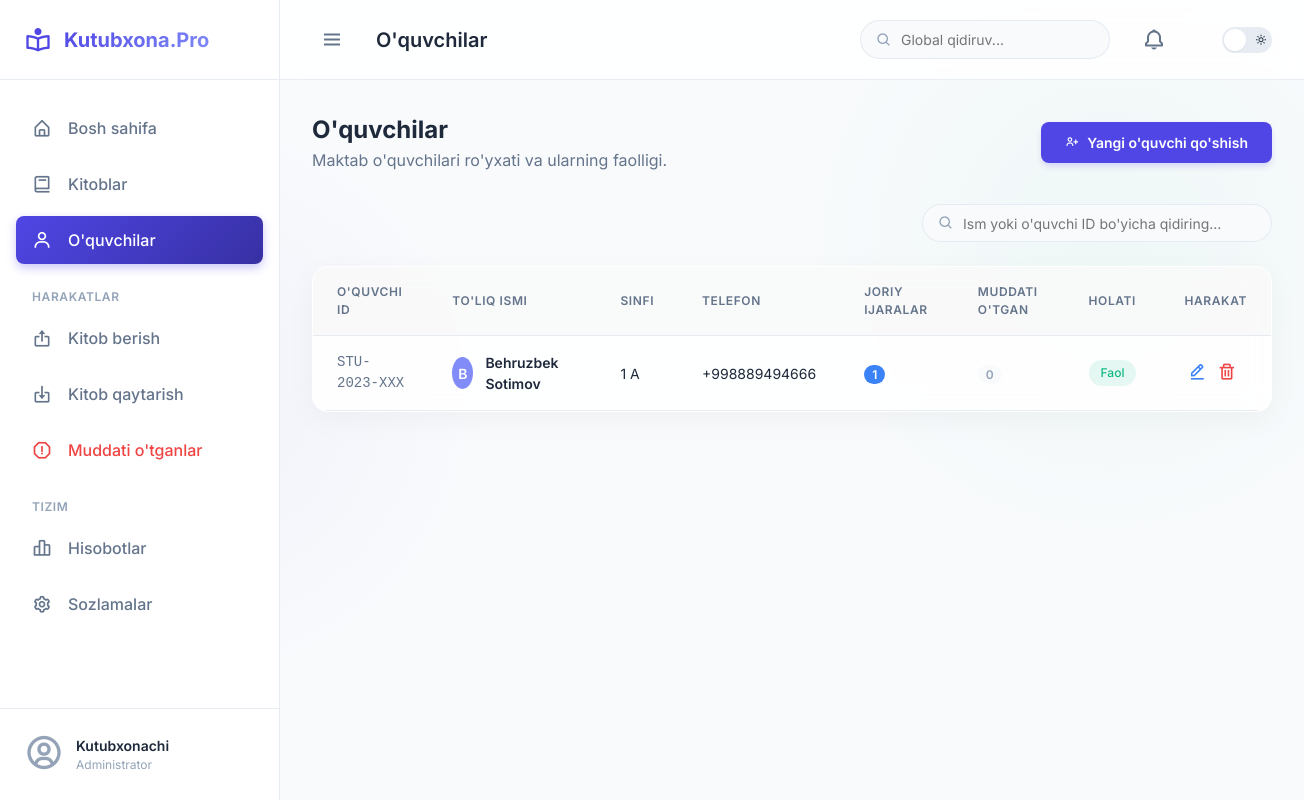
/students, run on the app's committed database.
### tables this page shows
CREATE TABLE students (
            id INTEGER PRIMARY KEY AUTOINCREMENT,
            student_id TEXT UNIQUE NOT NULL,
            full_name TEXT NOT NULL,
            grade_level TEXT NOT NULL,
            parent_phone TEXT,
            status TEXT DEFAULT 'Faol'
        );

### app.py (the view, shortened to what this page needs)
@app.route('/students', methods=['GET', 'POST'])
def students():
    conn = database.get_db_connection()
    c = conn.cursor()
    c.execute('SELECT * FROM students ORDER BY id DESC')
    all_students = c.fetchall()
    today_str = datetime.now().strftime('%Y-%m-%d')
    students_data = []
    for s in all_students:
        s_dict = dict(s)
        c.execute('SELECT COUNT(*) FROM loans WHERE student_id = ? AND status = "Faol" AND return_date IS NULL', (s['id'],))
        res1 = c.fetchone()
        s_dict['active_loans'] = res1[0] if res1 else 0
        c.execute('SELECT COUNT(*) FROM loans WHERE student_id = ? AND status = "Faol" AND due_date < ? AND return_date IS NULL', (s['id'], today_str))
        res2 = c.fetchone()
        s_dict['overdue_loans'] = res2[0] if res2 else 0
        students_data.append(s_dict)
    conn.close()
    return render_template('students.html', title="O'quvchilar", students=students_data)

### app.py (called while the page is built)
@app.before_request
def setup_database_on_request():
    try:
        database.init_db()
    except Exception as e:
        print(f"Serverless DB Init Error: {e}")

### database.py (called while the page is built)
def get_db_connection():
    conn = sqlite3.connect(DB_PATH)
    conn.row_factory = sqlite3.Row
    return conn

### templates/students.html (shortened to what this page needs)
{% extends 'base.html' %}
{% block content %}
<div style="display: flex; justify-content: space-between; align-items: center; margin-bottom: 2rem;">
    <div>
        <h2 style="font-size: 1.5rem; font-weight: 700;">O'quvchilar</h2>
        <p style="color: var(--text-secondary);">Maktab o'quvchilari ro'yxati va ularning faolligi.</p>
    </div>
    <button class="add-btn" onclick="openModal('addStudentModal')" style="padding: 0.75rem 1.5rem; background: var(--primary-color); color: white; border: none; border-radius: var(--radius-md); font-family: inherit; font-size: 0.875rem; font-weight: 600; cursor: pointer; display: flex; align-items: center; gap: 0.5rem; box-shadow: 0 4px 6px -1px rgba(79, 70, 229, 0.2); transition: all 0.2s;">
        <i class='bx bx-user-plus'></i> Yangi o'quvchi qo'shish
    </button>
</div>
<div style="display: flex; justify-content: flex-end; margin-bottom: 1.5rem;">
    <div class="search-bar" style="width: 350px;">
        <i class='bx bx-search'></i>
        <input type="text" placeholder="Ism yoki o'quvchi ID bo'yicha qidiring...">
    </div>
</div>
<div class="table-container">
    <div style="overflow-x: auto;">
        <table class="custom-table">
            <thead>
                <tr>
                    <th>O'quvchi ID</th>
                    <th>To'liq ismi</th>
                    <th>Sinfi</th>
                    <th>Telefon</th>
                    <th>Joriy ijaralar</th>
                    <th>Muddati o'tgan</th>
                    <th>Holati</th>
                    <th>Harakat</th>
                </tr>
            </thead>
            <tbody>
                {% for student in students %}
                <tr>
                    <td style="font-family: monospace; color: var(--text-secondary);">{{ student.student_id }}</td>
                    <td style="font-weight: 600;">
                        <div style="display: flex; align-items: center; gap: 0.75rem;">
                            <div style="width: 32px; height: 32px; border-radius: 50%; background: var(--primary-light); color: white; display: flex; align-items: center; justify-content: center; font-weight: 600;">
                                {{ student.full_name[0] }}
                            </div>
                            {{ student.full_name }}
                        </div>
                    </td>
                    <td>{{ student.grade_level }}</td>
                    <td>{{ student.parent_phone }}</td>
                    <td><span style="background: var(--info); color: white; padding: 2px 8px; border-radius: 12px; font-size: 0.75rem; font-weight: 600;">{{ student.active_loans }}</span></td>
                    <td><span style="background: {% if student.overdue_loans > 0 %}var(--danger){% else %}var(--bg-main){% endif %}; color: {% if student.overdue_loans > 0 %}white{% else %}var(--text-tertiary){% endif %}; padding: 2px 8px; border-radius: 12px; font-size: 0.75rem; font-weight: 600;">{{ student.overdue_loans }}</span></td>
                    <td><span class="status-badge status-{% if student.status == 'Faol' %}active{% else %}warning{% endif %}">{{ student.status }}</span></td>
                    <td>
                        <button style="border: none; background: transparent; color: var(--info); cursor: pointer; font-size: 1.2rem; padding: 0.2rem;"><i class='bx bx-edit-alt'></i></button>
                        <form action="{{ url_for('delete_student', id=student.id) }}" method="POST" style="display:inline;" onsubmit="return confirm('Siz rostdan ham o\'chirmoqchimisiz?');">
                            <button type="submit" style="border: none; background: transparent; color: var(--danger); cursor: pointer; font-size: 1.2rem; padding: 0.2rem;"><i class='bx bx-trash'></i></button>
                        </form>
                    </td>
                </tr>
                {% else %}
                <tr>
                    <td colspan="8" style="text-align: center; padding: 2rem; color: var(--text-tertiary);">Hoziroq yangi o'quvchi qo'shing.</td>
                </tr>
                {% endfor %}
            </tbody>
        </table>
    </div>
</div>
{% endblock %}

### static/css/style.css (style rules this page uses)
:root { --primary-color: #4F46E5; --primary-light: #818CF8; --primary-dark: #3730A3; --bg-main: #F8FAFC; --bg-card: rgba(255, 255, 255, 0.85); --bg-sidebar: rgba(255, 255, 255, 0.95); --text-primary: #1E293B; --text-secondary: #64748B; --text-tertiary: #94A3B8; --border-color: rgba(226, 232, 240, 0.8); --success: #10B981; --warning: #F59E0B; --danger: #EF4444; --info: #3B82F6; --glass-blur: blur(12px); --glass-border: 1px solid rgba(255, 255, 255, 0.5); --shadow-sm: 0 1px 2px 0 rgba(0, 0, 0, 0.05); --shadow-md: 0 4px 6px -1px rgba(0, 0, 0, 0.1), 0 2px 4px -1px rgba(0, 0, 0, 0.06); --shadow-lg: 0 10px 15px -3px rgba(0, 0, 0, 0.1), 0 4px 6px -2px rgba(0, 0, 0, 0.05); --shadow-card: 0 8px 30px rgba(0,0,0,0.04); --radius-sm: 0.375rem; --radius-md: 0.5rem; --radius-lg: 0.75rem; --radius-xl: 1rem; --radius-2xl: 1.5rem; --transition: all 0.3s cubic-bezier(0.4, 0, 0.2, 1); }
* { margin: 0; padding: 0; box-sizing: border-box; }
body { font-family: 'Inter', sans-serif; background-color: var(--bg-main); color: var(--text-primary); line-height: 1.5; transition: background-color 0.3s ease; background-image: radial-gradient(circle at 15% 50%, rgba(79, 70, 229, 0.04), transparent 25%), radial-gradient(circle at 85% 30%, rgba(16, 185, 129, 0.04), transparent 25%); background-attachment: fixed; }
.search-bar { position: relative; width: 250px; }
.search-bar i { position: absolute; left: 1rem; top: 50%; transform: translateY(-50%); color: var(--text-tertiary); }
.search-bar input { width: 100%; padding: 0.6rem 1rem 0.6rem 2.5rem; border-radius: 2rem; border: 1px solid var(--border-color); background: var(--bg-main); color: var(--text-primary); font-family: inherit; font-size: 0.875rem; transition: var(--transition); }
.table-container { background: var(--bg-card); backdrop-filter: var(--glass-blur); -webkit-backdrop-filter: var(--glass-blur); border: var(--glass-border); border-radius: var(--radius-xl); box-shadow: var(--shadow-card); overflow: hidden; margin-bottom: 2rem; }
.custom-table { width: 100%; border-collapse: collapse; }
.custom-table th { background: rgba(0,0,0,0.02); padding: 1rem 1.5rem; text-align: left; font-size: 0.75rem; text-transform: uppercase; letter-spacing: 0.05em; color: var(--text-secondary); font-weight: 600; border-bottom: 1px solid var(--border-color); }
.custom-table td { padding: 1rem 1.5rem; border-bottom: 1px solid var(--border-color); font-size: 0.875rem; color: var(--text-primary); }
.custom-table tbody tr { transition: var(--transition); }
.status-badge { display: inline-flex; align-items: center; padding: 0.25rem 0.75rem; border-radius: 9999px; font-size: 0.75rem; font-weight: 500; }
.status-active { background: rgba(16, 185, 129, 0.1); color: var(--success); }

### data on the page
students: student_id "STU-2023-XXX", full_name "B", full_name "Behruzbek Sotimov", grade_level "1 A", parent_phone "+998889494666", active_loans "1", overdue_loans "0", status "Faol"

### other printed values
{{ title }} "O'quvchilar"
